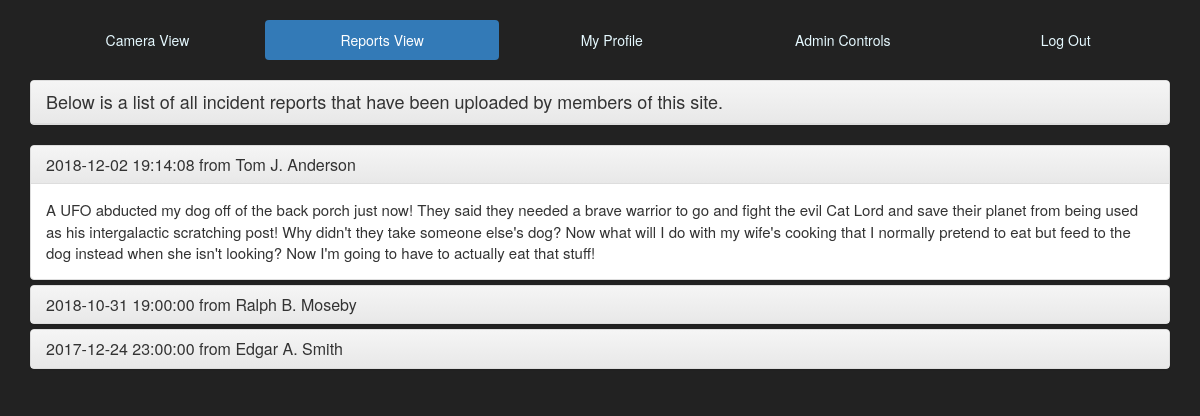
The app's page /public_html/project/reports_view.php (signed in) with its own data.
### tables this page shows
CREATE TABLE `REPORT` (
  `REPORT_ID` int(11) NOT NULL AUTO_INCREMENT,
  `UPLOAD_DATE` datetime NOT NULL DEFAULT CURRENT_TIMESTAMP,
  `BODY` text NOT NULL,
  `USER_ID` int(11) NOT NULL,
  PRIMARY KEY (`REPORT_ID`),
  KEY `USER_ID` (`USER_ID`),
  CONSTRAINT `REPORT_ibfk_1` FOREIGN KEY (`USER_ID`) REFERENCES `USER` (`USER_ID`) ON DELETE CASCADE
);

CREATE TABLE `USER` (
  `USER_ID` int(11) NOT NULL AUTO_INCREMENT,
  `L_NAME` varchar(50) NOT NULL,
  `F_NAME` varchar(50) DEFAULT NULL,
  `M_INITIAL` char(1) DEFAULT NULL,
  `PASSWORD` varchar(255) DEFAULT NULL,
  `IS_ADMIN` tinyint(1) DEFAULT NULL,
  PRIMARY KEY (`USER_ID`)
);

### public_html/project/reports_get.php (the view, shortened to what this page needs)
<?php
require "db_connect.php";
$sql = "SELECT REPORT.UPLOAD_DATE, USER.F_NAME, USER.M_INITIAL, USER.L_NAME, REPORT.BODY FROM REPORT INNER JOIN USER ON REPORT.USER_ID = USER.USER_ID ORDER BY REPORT.UPLOAD_DATE DESC;";
$result = $conn->query($sql);
if ($result->num_rows > 0) {
	$i = 0;
	while($row = $result->fetch_assoc()) {
		echo '<div class="panel panel-default">';
		echo '	<div class="panel-heading">';
		echo '		<h4 class="panel-title">';
		echo '			<a data-toggle="collapse" data-parent="#accordion" href="#collapse' . ($i + 1) . '">';
		echo 					$row["UPLOAD_DATE"] . ' from ' . $row["F_NAME"] . ' ' . $row["M_INITIAL"] . '. ' . $row["L_NAME"];
		echo '			</a>';
		echo '		</h4>';
		echo '	</div>';
		echo '	<div id="collapse' . ($i + 1) . '" class="panel-collapse collapse';
			if ($i == 0) {echo ' in';}
			echo '	">';
		echo '		<div class="panel-body">' . $row["BODY"] . '</div>';
		echo '	</div>';
		echo '</div>';
		$i++;
	}
} else {
	echo "0 results";
}
?>

### public_html/project/css/main.css (style rules this page uses)
.panel-body { font-size:15px; }

### records on screen
report: UPLOAD_DATE "2018-12-02 19:14:08", USER_ID.F_NAME "Tom", USER_ID.M_INITIAL "J", USER_ID.L_NAME "Anderson", BODY "A UFO abducted my dog off of the back porch just now! They said they needed a brave warrior to go and fight the evil Cat Lord and save their planet from being used as his intergalactic scratching post! Why didn't they take someone else's dog? Now what will I do with my wife's cooking that I normally pretend to eat but feed to the dog instead when she isn't looking? Now I'm going to have to actually eat that stuff!"
report: UPLOAD_DATE "2018-10-31 19:00:00", USER_ID.F_NAME "Ralph", USER_ID.M_INITIAL "B", USER_ID.L_NAME "Moseby"
report: UPLOAD_DATE "2017-12-24 23:00:00", USER_ID.F_NAME "Edgar", USER_ID.M_INITIAL "A", USER_ID.L_NAME "Smith"
